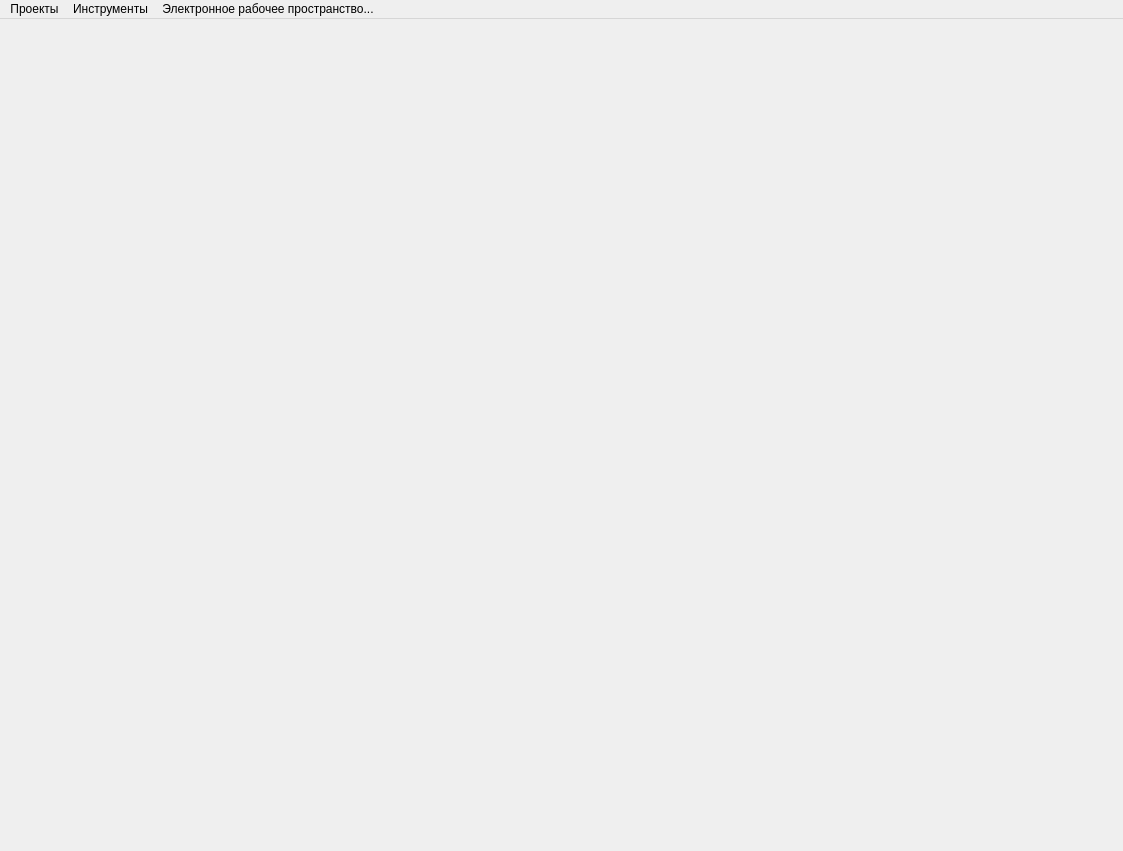
<?xml version="1.0" encoding="UTF-8"?>
<ui version="4.0">
 <class>MainWindow</class>
 <widget class="QMainWindow" name="MainWindow">
  <property name="geometry">
   <rect>
    <x>0</x>
    <y>0</y>
    <width>1123</width>
    <height>851</height>
   </rect>
  </property>
  <property name="windowTitle">
   <string>MainWindow</string>
  </property>
  <property name="styleSheet">
   <string notr="true"/>
  </property>
  <widget class="QWidget" name="centralwidget"/>
  <widget class="QMenuBar" name="menuBar">
   <property name="geometry">
    <rect>
     <x>0</x>
     <y>0</y>
     <width>1123</width>
     <height>26</height>
    </rect>
   </property>
   <widget class="QMenu" name="menu">
    <property name="title">
     <string>Проекты</string>
    </property>
    <addaction name="action"/>
    <addaction name="otkrpoject"/>
    <addaction name="gotexp"/>
    <addaction name="formuli1"/>
   </widget>
   <widget class="QMenu" name="menu_2">
    <property name="title">
     <string>Инструменты</string>
    </property>
    <addaction name="videofix"/>
    <addaction name="endvideo"/>
    <addaction name="videotub"/>
    <addaction name="pesochnica"/>
    <addaction name="experim1"/>
    <addaction name="graphik"/>
    <addaction name="dio"/>
   </widget>
   <widget class="QMenu" name="menu_3">
    <property name="title">
     <string>Электронное рабочее пространство...</string>
    </property>
    <addaction name="otkritpesoc"/>
   </widget>
   <addaction name="menu"/>
   <addaction name="menu_2"/>
   <addaction name="menu_3"/>
  </widget>
  <action name="action">
   <property name="text">
    <string>Создать проект...</string>
   </property>
  </action>
  <action name="otkrpoject">
   <property name="text">
    <string>Открыть проект...</string>
   </property>
  </action>
  <action name="videofix">
   <property name="text">
    <string>Начать видеофиксацию...</string>
   </property>
  </action>
  <action name="videotub">
   <property name="text">
    <string>Визуализация эксперимента...</string>
   </property>
  </action>
  <action name="pesochnica">
   <property name="text">
    <string>Визуальный редактор...</string>
   </property>
  </action>
  <action name="graphik">
   <property name="text">
    <string>Составить график...</string>
   </property>
  </action>
  <action name="dio">
   <property name="text">
    <string>Составить диаграмму...</string>
   </property>
  </action>
  <action name="gotexp">
   <property name="text">
    <string>Открыть результаты экспериментов...</string>
   </property>
  </action>
  <action name="svernut">
   <property name="text">
    <string>Свернуть приложение</string>
   </property>
  </action>
  <action name="endvideo">
   <property name="text">
    <string>Закончить видеофиксацию...</string>
   </property>
  </action>
  <action name="formuli1">
   <property name="text">
    <string>Провести расчёты...</string>
   </property>
  </action>
  <action name="experim1">
   <property name="text">
    <string>Провести теоретический эксперимент...</string>
   </property>
  </action>
  <action name="otkritpesoc">
   <property name="text">
    <string>Открыть Песочницу...</string>
   </property>
  </action>
 </widget>
 <resources>
  <include location="../resour/backmain.qrc"/>
 </resources>
 <connections/>
</ui>
